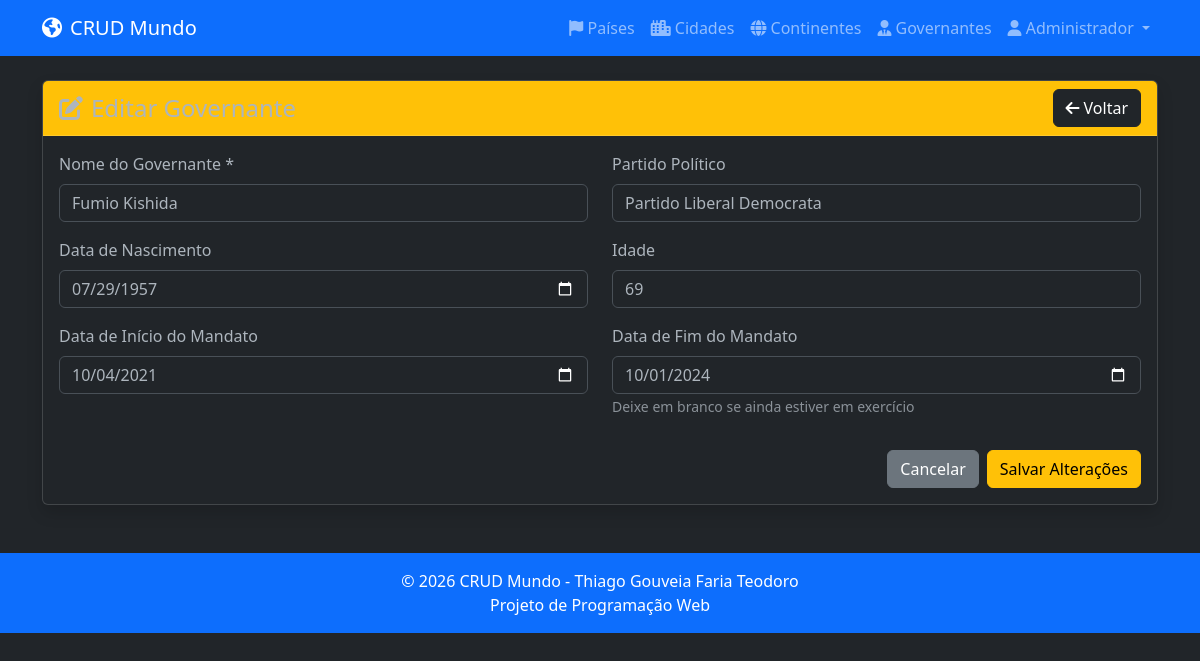
The app's page /pages/governantes/edit.php?id=1 (signed in) with its own data.
### tables this page shows
CREATE TABLE tb_governantes (
    id_governante INT AUTO_INCREMENT PRIMARY KEY,
    nome VARCHAR(150) NOT NULL,
    partido_politico VARCHAR(100),
    data_nascimento DATE,
    idade INT,
    data_inicio_mandato DATE,
    data_fim_mandato DATE
);

### pages/governantes/edit.php (the view, shortened to what this page needs)
<?php
require_once '../../include/header.php';
$id_governante = intval($_GET['id']);
$db = Database::getInstance();
$pdo = $db->getConnection();
$stmt = $pdo->prepare("SELECT * FROM tb_governantes WHERE id_governante = :id");
$stmt->execute([':id' => $id_governante]);
$governante = $stmt->fetch();
?>
<div class="card shadow">
    <div class="card-header bg-warning d-flex justify-content-between align-items-center">
        <h4 class="mb-0"><i class="fas fa-edit me-2"></i>Editar Governante</h4>
        <a href="index.php" class="btn btn-dark">
            <i class="fas fa-arrow-left me-1"></i>Voltar
        </a>
    </div>
    <div class="card-body">
        <form method="POST" id="formEditarGovernante">
            <div class="row">
                <div class="col-md-6 mb-3">
                    <label for="nome" class="form-label">Nome do Governante *</label>
                    <input type="text" class="form-control" id="nome" name="nome"
                           value="<?php echo htmlspecialchars($governante['nome']); ?>" required>
                </div>
                <div class="col-md-6 mb-3">
                    <label for="partido_politico" class="form-label">Partido Político</label>
                    <input type="text" class="form-control" id="partido_politico" name="partido_politico"
                           value="<?php echo htmlspecialchars($governante['partido_politico'] ?? ''); ?>">
                </div>
                <div class="col-md-6 mb-3">
                    <label for="data_nascimento" class="form-label">Data de Nascimento</label>
                    <input type="date" class="form-control" id="data_nascimento" name="data_nascimento"
                           value="<?php echo $governante['data_nascimento'] ?? ''; ?>">
                </div>
                <div class="col-md-6 mb-3">
                    <label for="idade" class="form-label">Idade</label>
                    <input type="number" class="form-control" id="idade" name="idade"
                           value="<?php echo $governante['idade'] ?? ''; ?>" min="0" max="120">
                </div>
                <div class="col-md-6 mb-3">
                    <label for="data_inicio_mandato" class="form-label">Data de Início do Mandato</label>
                    <input type="date" class="form-control" id="data_inicio_mandato" name="data_inicio_mandato"
                           value="<?php echo $governante['data_inicio_mandato'] ?? ''; ?>">
                </div>
                <div class="col-md-6 mb-3">
                    <label for="data_fim_mandato" class="form-label">Data de Fim do Mandato</label>
                    <input type="date" class="form-control" id="data_fim_mandato" name="data_fim_mandato"
                           value="<?php echo $governante['data_fim_mandato'] ?? ''; ?>">
                    <small class="text-muted">Deixe em branco se ainda estiver em exercício</small>
                </div>
            </div>
            <div class="d-flex justify-content-end mt-3">
                <a href="index.php" class="btn btn-secondary me-2">Cancelar</a>
                <button type="submit" class="btn btn-warning">Salvar Alterações</button>
            </div>
        </form>
    </div>
</div>
<?php require_once '../../include/footer.php'; ?>

### records on screen
tb_governantes: nome "Fumio Kishida", partido_politico "Partido Liberal Democrata", data_nascimento "07/29/1957", idade "69", data_inicio_mandato "10/04/2021", data_fim_mandato "10/01/2024"

### other values on screen
$_SESSION['usuario_nome'] "Administrador"
